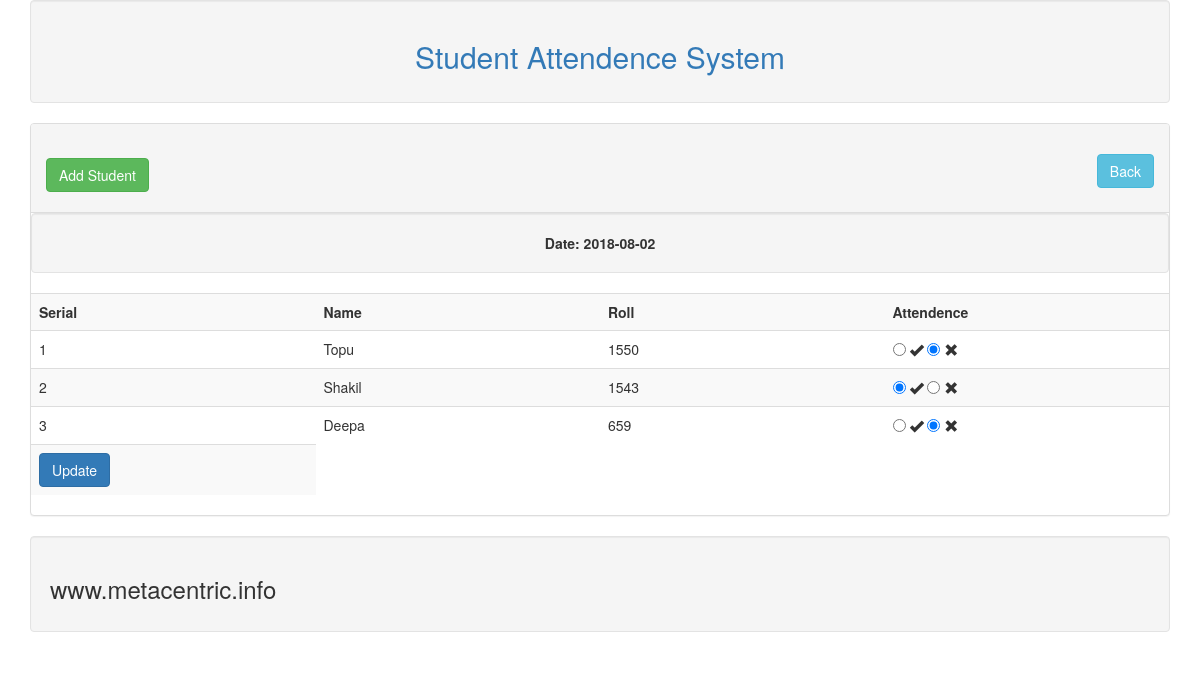
The page /student_view.php?dt=2018-08-02 on the database its author committed.
### tables this page shows
CREATE TABLE `tbl_student` (
  `id` int(11) NOT NULL,
  `name` varchar(255) NOT NULL,
  `roll` int(11) NOT NULL
);

CREATE TABLE `tbl_attendence` (
  `id` int(11) NOT NULL,
  `roll` int(11) NOT NULL,
  `atted` varchar(255) NOT NULL,
  `atted_time` date NOT NULL
);

### lib/database.php (called while the page is built, shortened)
<?php
class Database{
   public $host   = DB_HOST;
   public $user   = DB_USER;
   public $pass   = DB_PASS;
   public $dbname = DB_NAME;
   public $link;
   private function connectDB(){
    $this->link = new mysqli($this->host,$this->user,$this->pass,$this->dbname);
   }
   public function select($query){
    $result=$this->link->query($query) or
    die ($this->link->error.__LINE__);
    if($result->num_rows>0){
    	return $result;
    }
    else{
    	return false;
    }
   }
}

### lib/Student.php (called while the page is built, shortened)
<?php
$file_path = realpath(dirname(__FILE__));
include_once($file_path.'/Database.php');
?>
<?php
class Student{
    private $db;
	public function __construct(){
		$this->db=new Database;
	}
	public function getAllData($dt){
		$query= "Select tbl_student.name, tbl_attendence.*
        from tbl_student INNER JOIN tbl_attendence ON tbl_student.roll = tbl_attendence.roll
        Where atted_time = '$dt'
		";
		$result=$this->db->select($query);
		return $result;
	}
	}
?>

### student_view.php (the view, shortened to what this page needs)
<?php
include "inc/header.php";
include "lib/Student.php";
?>
<?php
$stu = new Student;
$dt = $_GET['dt'];
?>
       <div class="panel panel-default">
           <div class="panel-heading">
				<h2>
					<a class="btn btn-success" href="add.php">Add Student</a>
					<a class="btn btn-info pull-right" href="date_view.php">Back</a>
				</h2>
           </div>
           <div class="pane;-body">
             <div class="well text-center">
				<strong>Date: <?php  echo $dt; ?></strong>
             </div>
				<form action="" method="post">
						<table class="table table-striped">
							<tr>
							  <th width="25%">Serial</th>
							  <th width="25%">Name</th>
							  <th width="25%">Roll</th>
							  <th width="25%">Attendence</th>
							</tr>
							<?php
                                $get_person=$stu->getAllData($dt);
                                if($get_person){
                                	$i=0;
                                	while($value=$get_person->fetch_assoc()){
                                		$i++;
							?>
							<tr>
                               <td><?php echo $i; ?></td>
                               <td><?php echo $value['name']; ?></td>
                               <td><?php echo $value['roll']; ?></td>
                               <td>
                               	<input  type="radio" name="attend[<?php echo $value['roll']; ?>]" value="present"
	                               	<?php if($value['atted']=="present"){
	                               		echo "checked ";
	                               		}?>
                               		> <span class="glyphicon glyphicon-ok "></span>
                               	<input  type="radio" name="attend[<?php echo $value['roll']; ?>]" value="absent"
										<?php if($value['atted']=="absent"){
	                               		echo "checked ";
	                               		}?>
                               	> <span class="glyphicon glyphicon-remove "></span>
                               </td>
							</tr>
						<?php
								}
						     }
						?>
							<tr>
							 <td>
								<input type="submit" name="submit" value="Update" class="btn btn-primary">
							 </td>
							</tr>
						</table>
				</form>
           </div>
       </div>
<?php
include "inc/footer.php";
?>

### inc/header.php (shortened to what this page needs)
<!doctype html>
<html>
<head>
	<link rel="stylesheet" href="inc/style.css" media="screen" title="no title"/>
	<link rel="stylesheet" href="inc/custom.css" media="screen" title="no title"/>
</head>
<body>
	<div class="container">
	  <div class="well text-center">
        <h2><a href="index.php">Student Attendence System</a></h2>
	  </div>

### inc/footer.php
	  <div class="well">
	  	<h3>www.metacentric.info</h3>
	  </div>
	</div>
</body>
</html>

### rows shown on the page
tbl_student: name "Topu", tbl_attendence.roll "1550"
tbl_attendence: atted "☑"
tbl_student: name "Shakil", tbl_attendence.roll "1543"
tbl_attendence: atted "☑"
tbl_student: name "Deepa", tbl_attendence.roll "659"
tbl_attendence: atted "☑"

### other values the page prints
$dt "2018-08-02"
